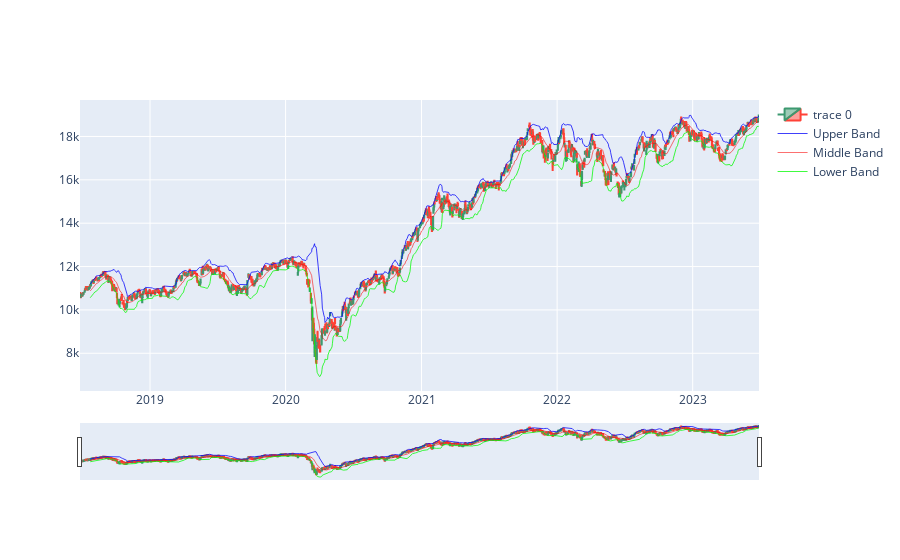

The cell this chart's notebook holds for it:
### Code cell
#plot_bollinger_bands(nifty_df, "NSEI")
#import plotly.io
#plotly.io.renderers
#plot_bollinger_bands(nifty_df, "NIFTY")
#this is the code for printing Bollinger Bands without a specific function
fig = go.Figure()
candle = go.Candlestick(x=nifty_df.index, high=nifty_df.High, low=nifty_df.Low, open=nifty_df.Open, close=nifty_df.Close)
upper_line = go.Scatter(x=nifty_df.index, y=nifty_df['upper_band'],
                        line = dict(color='rgba(0, 0, 250, 0.75)', width = 1),
                        name = "Upper Band")
middle_line = go.Scatter(x =nifty_df.index, y=nifty_df['middle_band'],
                        line = dict(color='rgba(250, 0, 0, 0.75)', width = 0.75),
                        name = "Middle Band")
lower_line = go.Scatter(x=nifty_df.index, y=nifty_df['lower_band'],
                        line = dict(color='rgba(0, 250, 0, 0.75)', width = 1),
                        name = "Lower Band")
fig.add_trace(candle)
fig.add_trace(upper_line)
fig.add_trace(middle_line)
fig.add_trace(lower_line)
fig.update_xaxes(rangeslider_visible=True)
fig.show()

### Figure 1 — Plotly figure (JSON) as saved in the notebook; plotly's stock layout.template omitted (floating-point values rounded to 4 significant figures; data arrays with more than 128 entries replaced by an {"elided": "..."} marker saying what was removed)
{"data": [{"close": {"elided": "1233 float values"}, "high": {"elided": "1233 float values"}, "low": {"elided": "1233 float values"}, "open": {"elided": "1233 float values"}, "type": "candlestick", "x": {"elided": "1233 str values"}}, {"line": {"color": "rgba(0, 0, 250, 0.75)", "width": 1}, "name": "Upper Band", "type": "scatter", "x": {"elided": "1233 str values"}, "y": {"elided": "1233 float values"}}, {"line": {"color": "rgba(250, 0, 0, 0.75)", "width": 0.75}, "name": "Middle Band", "type": "scatter", "x": {"elided": "1233 str values"}, "y": {"elided": "1233 float values"}}, {"line": {"color": "rgba(0, 250, 0, 0.75)", "width": 1}, "name": "Lower Band", "type": "scatter", "x": {"elided": "1233 str values"}, "y": {"elided": "1233 float values"}}], "layout": {"xaxis": {"rangeslider": {"visible": true}}}}
